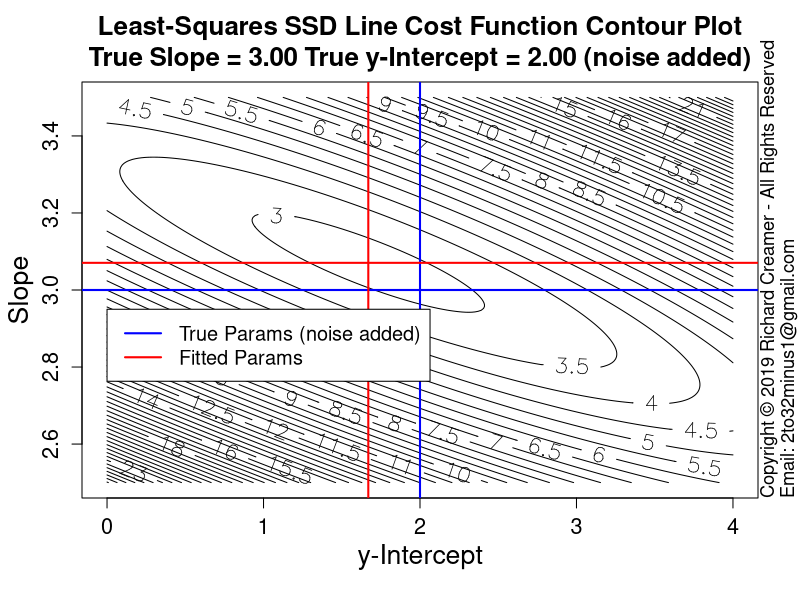

Reproduce this figure in R.
##############################################################
### Copyright (c) Richard Creamer 2019 - All Rights Reserved
### Inquiries: email 2to32minus1@gmail.com
##############################################################

### Globals
fontScale = 1.2    # Global font size variable
lf        = 1.2    # Enlarge font of plot labels
verbose   = FALSE  # Verbose printing
lw        = 2      # Line width
xMargin   = 1      # X-axis margin for plots
yMargin   = 1      # Y-axis margin for plots
de        = 0.01   # Small constant for estimating derivatives numerically
smlPts    = 1      # Small  data point/circle
medPts    = 1.5    # Medium data point/circle
lrgPts    = 2.0    # Large  data point/circle

### Run this function to generate this plot
runFunc = function() {
	dw = 1000
	dh = 750	
	path = "D:/Code/R/LeastSquaresPlay/PlotsAndAssocCode/Plot71/"
	savePngVerbose( paste(path, "Plot71.png", sep=""), 
					plotLineFitErrorContours, w=dw, h=dw, un="px", plotLineFit=FALSE )
}

### Least-squares line fit cost function contour plot
plotLineFitErrorContours = function( plotCrossHairs=TRUE, plotLineFit=TRUE, plotErrorContour=TRUE, takeSquareRoot=FALSE, nLevels=50 ) {
	# Create fake data
	set.seed( 3 )
	trueB = 2
	trueM = 3
	coeff = c( trueB, trueM )
	x = seq( 0, 10, length=100 )
	y = evalPoly( x, coeff ) + rnorm( length(x), sd=2 )
	# Fit line so we know where center of bowl is located (best y-intercept & slope)
	lmFit = lm( y ~ x )
	fitB = lmFit$coefficients[1]
	fitM = lmFit$coefficients[2]
	# Draw line fit plot
	if ( plotLineFit ) {
		plot( x, y, main=sprintf( "Fit Line Using lm()\nTrue Slope = %.2f True y-Intercept = %.2f", trueM, trueB ),
			  xlab="", ylab="", cex=lrgPts, lwd=lw+1, cex.main=1.3*fontScale )
		abline( fitB, fitM, lwd=lw, col="blue" )
		
		e = compPolyFitError( x, y, lmFit$coefficients )
		addLegend( coeff, lmFit$coefficients, meanAbsErr=e$meanAbsError, meanSsdErr=e$meanSsdError )
		addAxisLabels()	
		grid()		
	}
	# Compute grid of cost function values for 'z' surface
	nc = 200
	nr = 200
	intercepts = seq( trueB - 2, trueB + 2, length.out=nc )
	slopes = seq( trueM - 0.5, trueM + 0.5, length.out=nr )
	z = getLineErrorGrid( meanLineSsdErr, slopes, intercepts, x, y )
	if ( plotErrorContour ) {
		# Create contour plot
		xLim = c( min(intercepts), max(intercepts) )
		yLim = c( min(slopes), max(slopes) )
		plotTitle = sprintf( "Least-Squares SSD Line Cost Function Contour Plot\nTrue Slope = %.2f True y-Intercept = %.2f (noise added)",
							 trueM, trueB)
		if ( takeSquareRoot )
			z = sqrt( z )
		contour( intercepts, slopes, t(z), main=plotTitle,
				 cex.axis=1.3, # Axis numeric label font scale factor
				 cex.main=1.3*fontScale, # Plot title font size
				 nlevels=nLevels,
				 labcex=1.4, # Contour line numeric labels,
				 xlab="", ylab="" )
		addAxisLabels( "y-Intercept", "Slope", cexVal=1.6 )		
		if ( plotCrossHairs ) {
			pl = gpl()
			lines( c(pl$xLim[1], pl$xLim[2]), c(trueM, trueM), col="blue", lwd=lw )
			lines( c(trueB, trueB), c(pl$yLim[1], pl$yLim[2]), col="blue", lwd=lw )
			lines( c(pl$xLim[1], pl$xLim[2]), c(fitM, fitM), col="red", lwd=lw )
			lines( c(fitB, fitB), c(pl$yLim[1], pl$yLim[2]), col="red", lwd=lw )
			legLine1 = "True Params (noise added)"
			legLine2 = "Fitted Params"
			legend( 0, 2.95, legend=c(legLine1,legLine2),col=c("blue","red"), lwd=lw, cex=fontScale )
		}
	}
}

### Line fit error function
meanLineSsdErr = function( x, y, slope, yInt ) {
	return( (1/length(x)) * sum( ( yInt + slope*x - y )^2 ) )
}

### Compute line fit cost function value over grid of slopes and intercepts
### errorFunc = the specific cost function
### Note: returned matrix may need to be transposed for some functions such as contour()
getLineErrorGrid = function( errorFunc, slopes, intercepts, x, y ) {
	nr = length( slopes )
	nc = length( intercepts )
	z = matrix( nrow=nr, ncol=nc )	
	for ( row in 1:nr ) {     # loop over y-coordinates (slopes)
		slope = slopes[row]
		for ( col in 1:nc ) { # loop over x-coordinates (y-intercepts)
			yInt = intercepts[col]
			z[row, col] = errorFunc( x, y, slope=slope, yInt=yInt )
		}
	}
	return( z )
}

### Compute f(x) for a polynomial and a vector of x-coordinates
evalPoly = function( x, coeff ) {
	if ( length( coeff ) < 1 ) return( c(0) )  	
	termSum = 0
	for ( i in 1:length(coeff) ) {
		termSum = termSum + coeff[i] * x^(i-1)
	}
	return( termSum )
}

# Compute errors, ABS and SSD, return tuple
compPolyFitError = function( x, y, coeff ) {
	predY = evalPoly( x, coeff )
	meanAbsError = (1/length(x)) * sum( abs(predY - y) )
	meanSsdError = (1/length(x)) * sum( (predY - y)^2 )
	return( list( meanAbsError=meanAbsError, meanSsdError=meanSsdError ) )
}

### Get Plot Limits : gpl()$xLim[1] --> left x-coord
gpl = function() {
	u = par( "usr" )
	return( list( xLim=u[1:2], yLim=u[3:4] ) )
}

### Convience method to add x/y axis labels
addAxisLabels = function( xLabel="x", yLabel="y", cexVal=1.3 ) {
	mtext( text=xLabel, side=1, line=2.5, cex=cexVal )
	mtext( text=yLabel, side=2, line=2.5, cex=cexVal )
}

### Save to PNG file, specify width and height
savePngVerbose = function( path, plotFunc, w=512, h=512, un="px", doCopyright=TRUE, ... ) {
	png( filename = path, type="cairo", units=un, width=w, height=h, pointsize=12, res=96 )
	plotFunc( ... )
	if ( doCopyright )
		addCopyright()
	dev.off()
}

### Add copyright notice to plot via text()
addCopyright = function() {
	mtext( "Copyright \uA9 2019 Richard Creamer - All Rights Reserved", side=4, line=0, adj=0, cex=1.1 )
	mtext( "Email: 2to32minus1@gmail.com", side=4, line=1, adj=0, cex=1.1 )
}

runFunc() 
